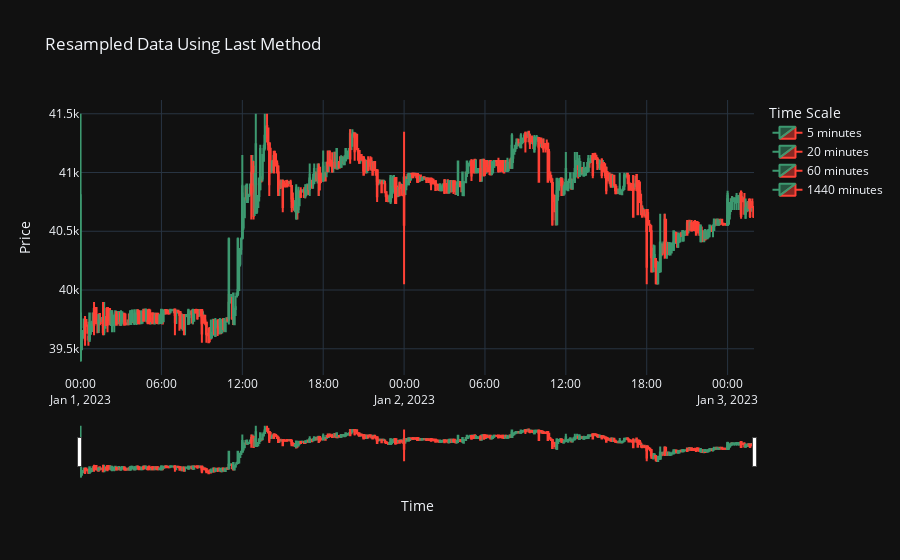

Notebook cell for this chart:
### Code cell
plot_candlestick_chart_plotly(nobitex_usdttmn[:3000], method='Last')
